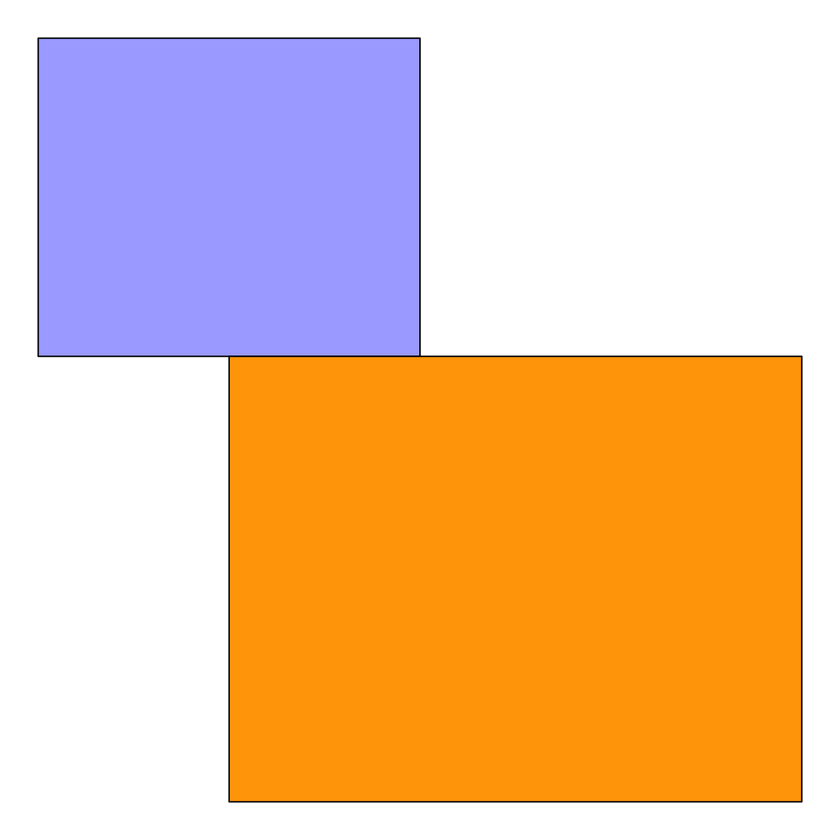
#> input picture PRG11/rect.png, 840 x 840 px, shrunk from 1224 x 1224 before the run
$ jupyter execute prg11.ipynb   (older library calls are emulated)
#> lines starting #> are read from the running program, lines starting #| are printed output that depends on the picture; after the words box and inside, x2 and y2 are one past the last pixel; in counts of white or black regions, pixels touching at a corner belong together
[cell 1]
import cv2
import numpy as np
import matplotlib.pyplot as plt

image = cv2.imread('rect.png')
#> image is the input picture: shape (840, 840, 3); mean B, G, R 164.8, 197.4, 235.1
image_mat = cv2.cvtColor(image, cv2.COLOR_BGR2RGB)
gray_image = cv2.cvtColor(image, cv2.COLOR_BGR2GRAY)
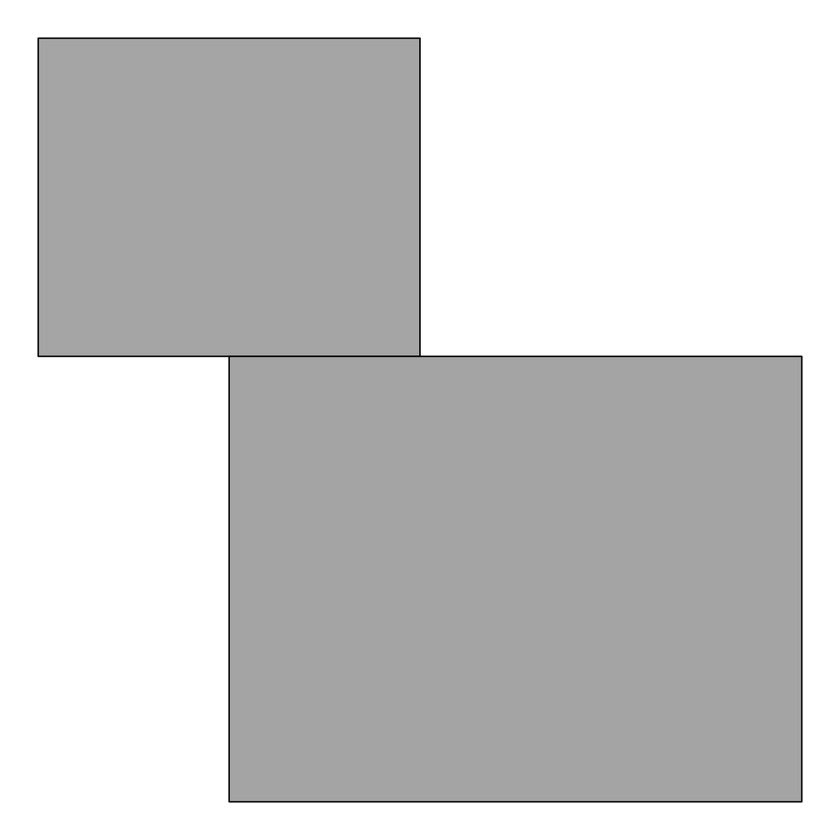
#> gray_image: shape (840, 840); min 0, max 255, mean 205.1

sobel_x = np.array([[-1, 0, 1],
                   [-2, 0, 2],
                   [-1, 0, 1]])

sobel_y = np.array([[-1, -2, -1],
                   [0, 0, 0],
                   [1, 2, 1]])

edges_x = cv2.filter2D(gray_image, -1, sobel_x)
edges_y = cv2.filter2D(gray_image, -1, sobel_y)
edges = cv2.addWeighted(edges_x, 0.5, edges_y, 0.5, 0)

sobelx = cv2.Sobel(gray_image, cv2.CV_64F, 1, 0, ksize=5)
sobely = cv2.Sobel(gray_image, cv2.CV_64F, 0, 1, ksize=5)
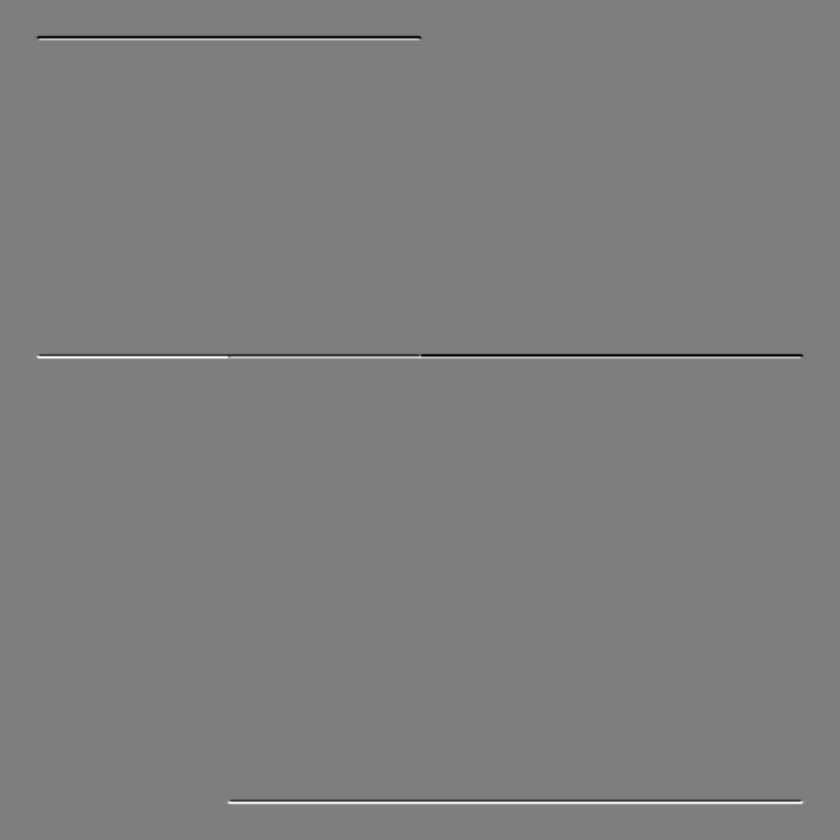
#> sobely: shape (840, 840) float64; min -10206, max 10431, mean 0; drawn with min black and max white
texture = sobelx + sobely

l_title = ["Original", "Edge Detection", "Texture Extraction"]
l_var = [image_mat, edges, texture]

fig, axs = plt.subplots(1, 3)
fig.tight_layout(pad=1.0)
for i in range(3):
    axs[i].imshow(l_var[i])
    axs[i].set_title(l_title[i])

plt.show()

### Given by ma'am
### This section requires an extra window which is not available automatically hence you can use the code below
# [7 lines of commented-out code are left out]
contours, _ = cv2.findContours(edges, cv2.RETR_EXTERNAL, cv2.CHAIN_APPROX_SIMPLE)
#> contours = 3 contours, 2 with area under 20; largest, box (x1, y1, x2, y2) and area: (34, 34, 806, 806) 379056

# Draw contours on the original image
contour_image = image_mat.copy()
cv2.drawContours(contour_image, contours, -1, (0, 255, 0), 2)
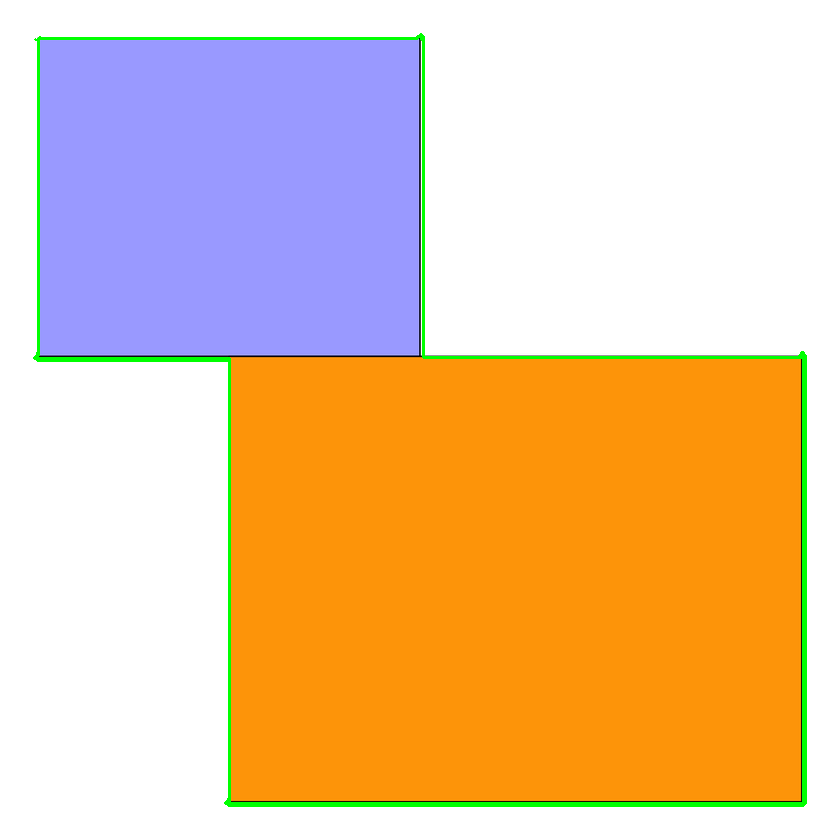
#> contour_image: shape (840, 840, 3); mean R, G, B 232, 198.6, 162

# Display the image with contours using matplotlib
plt.imshow(contour_image)
plt.title("Contours")
plt.show()

[cell 2]
import cv2
import numpy as np
import matplotlib.pyplot as plt

image = cv2.imread('rect.png')

gray = cv2.cvtColor(image, cv2.COLOR_BGR2GRAY)

# Perform Canny edge detection
edged = cv2.Canny(gray, 30, 200)
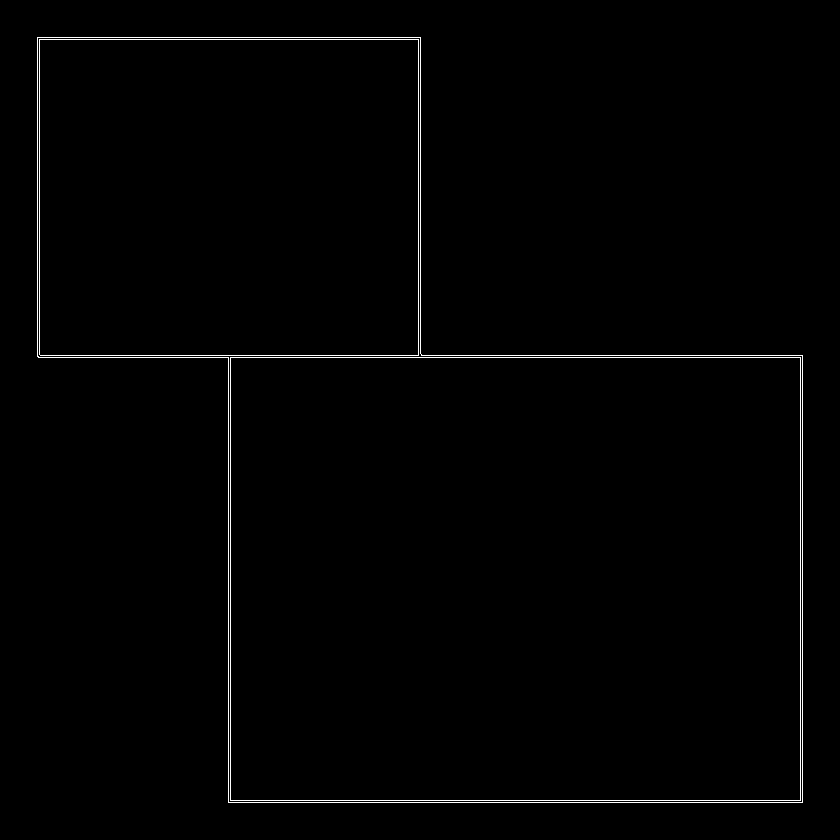
#> edged: shape (840, 840); 0.92% white in thin lines or dots, all inside (x1, y1, x2, y2) = (37, 37, 803, 803)

# Finding Contours
contours, hierarchy = cv2.findContours(edged.copy(), cv2.RETR_EXTERNAL, cv2.CHAIN_APPROX_SIMPLE)
#> contours = 1 contour; box (x1, y1, x2, y2) and area: (37, 37, 803, 803) 378756
print("Number of Contours found = " + str(len(contours)))
#| Number of Contours found = 1

# Draw all contours on the original image
cv2.drawContours(image, contours, -1, (0, 255, 0), 3)
#> image: shape (840, 840, 3); 2.16% of pixels changed, all inside (x1, y1, x2, y2) = (35, 35, 805, 805)

# Create a list to store cropped images of each object
cropped_images = []

# Iterate through contours
for i, contour in enumerate(contours):
    # Create a mask image for each contour
    mask = np.zeros_like(gray)
    cv2.drawContours(mask, [contour], 0, 255, -1)
    # Extract the object using the mask

    object_extracted = np.zeros_like(image)
    object_extracted[mask == 255] = image[mask == 255]
    # Convert BGR to RGB for displaying with Matplotlib
    object_extracted_rgb = cv2.cvtColor(object_extracted, cv2.COLOR_BGR2RGB)
    # Append the extracted object to the list
    cropped_images.append(object_extracted_rgb)
#> this loop made 1 pass
#> pass 1, `object_extracted_rgb = cv2.cvtColor(object_extracted, cv2.COLOR_BGR2RGB)`:
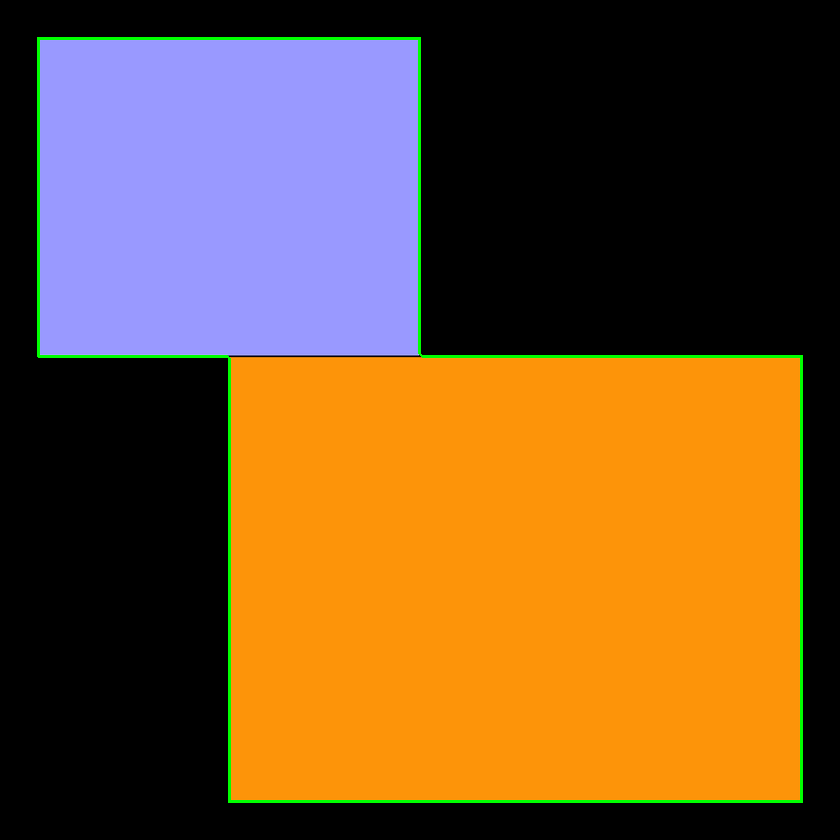
#> object_extracted_rgb: shape (840, 840, 3); mean R, G, B 116.1, 81.9, 46.3
#> after the loop:
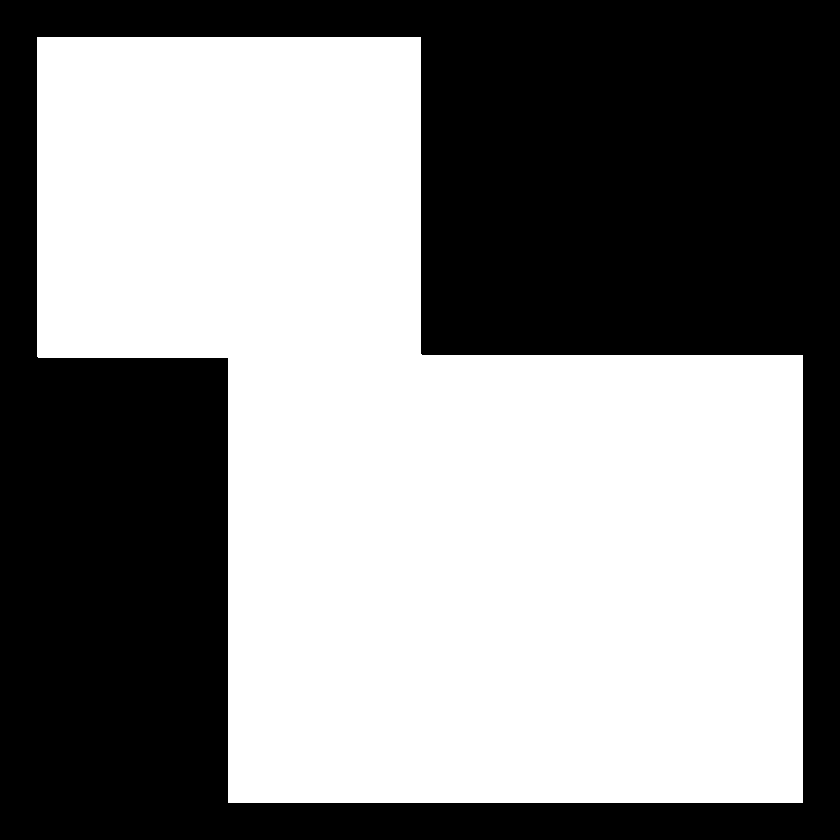
#> mask: shape (840, 840); 53.9% white; 1 black region, box (x1, y1, x2, y2) and area: (0, 0, 840, 840) 325315
#> after the loop, cropped_images = 1 item

fig, axs = plt.subplots(1, len(cropped_images)+2, figsize=(12, 4))

# Plot the original image
axs[0].imshow(cv2.cvtColor(image, cv2.COLOR_BGR2RGB))
axs[0].set_title('Original Image')
axs[0].axis('off')

axs[1].imshow(edged, cmap='gray')
axs[1].set_title('Canny Edges')
axs[1].axis('off')

for i in range(len(cropped_images)):
    axs[i+2].imshow(cropped_images[i])
    axs[i+2].set_title(f'Object {i+1}')
    axs[i+2].axis('off')

plt.tight_layout()
plt.show()
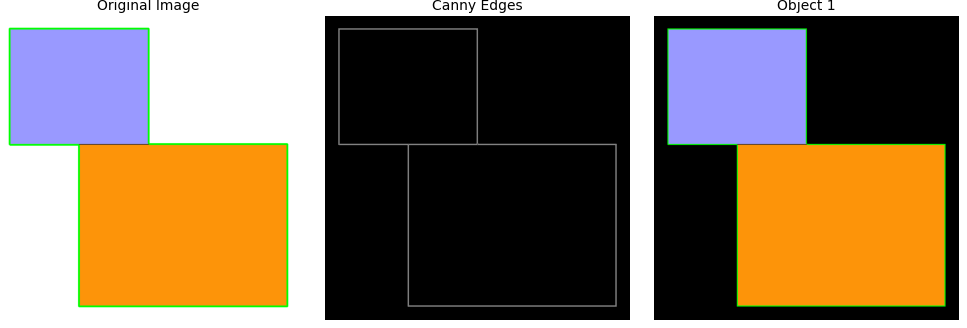
#> figure drawn by matplotlib, 3 panels
